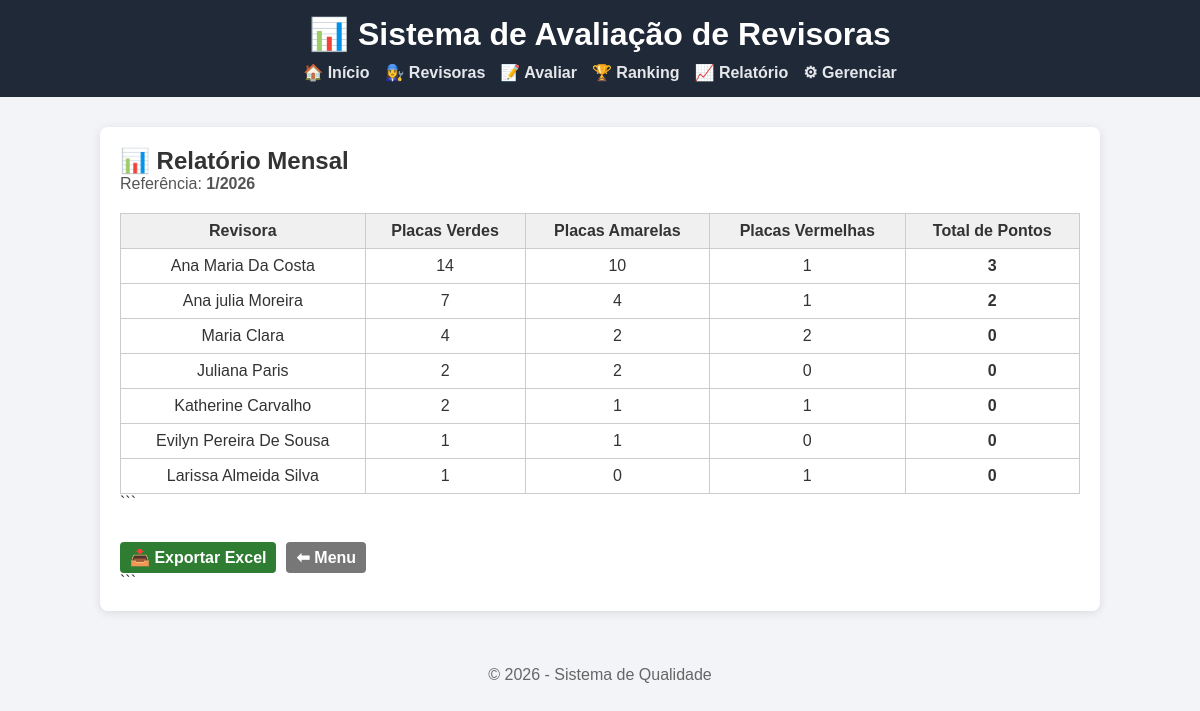
The app's page /relatorio with its own data.
### tables this page shows
CREATE TABLE revisoras (
        id INTEGER PRIMARY KEY AUTOINCREMENT,
        nome TEXT UNIQUE,
        ativa INTEGER
    );

### app.py (the view)
@app.route("/relatorio", methods=["GET", "POST"])
def relatorio():
    hoje = datetime.today()
    mes = hoje.month
    ano = hoje.year
    dados = relatorio_mensal(mes, ano)
    return render_template("relatorio.html", dados=dados, mes=mes, ano=ano, datetime=datetime)

### db.py (called while the page is built)
def conectar():
    return sqlite3.connect(DB_PATH)

### regras.py (called while the page is built)
def relatorio_mensal(mes, ano):
    conexao = conectar()
    cursor = conexao.cursor()
    cursor.execute("""
        SELECT
            r.nome,
            COUNT(a.id) AS total_avaliacoes,
            SUM(CASE WHEN a.placa = 'verde' THEN 1 ELSE 0 END) AS verdes,
            SUM(CASE WHEN a.placa = 'amarela' THEN 1 ELSE 0 END) AS amarelas,
            SUM(CASE WHEN a.placa = 'vermelha' THEN 1 ELSE 0 END) AS vermelhas,
            SUM(a.pontos) AS total_pontos
        FROM avaliacoes a
        JOIN revisoras r ON r.id = a.revisora_id
        WHERE strftime('%m', a.data_avaliacao) = ?
          AND strftime('%Y', a.data_avaliacao) = ?
        GROUP BY r.nome
        ORDER BY total_pontos DESC
    """, (f"{mes:02d}", str(ano)))
    dados = cursor.fetchall()
    conexao.close()
    return dados

### templates/relatorio.html (shortened to what this page needs)
{% extends "base.html" %}
{% block content %}
<h2>📊 Relatório Mensal</h2>
<p class="subtitulo">
    Referência: <strong>{{ mes }}/{{ ano }}</strong>
</p>
{% if dados %} <table class="tabela"> <thead> <tr> <th>Revisora</th> <th>Placas Verdes</th> <th>Placas Amarelas</th> <th>Placas Vermelhas</th> <th>Total de Pontos</th> </tr> </thead> <tbody>
{% for linha in dados %} <tr> <td>{{ linha[0] }}</td> <td>{{ linha[1] }}</td> <td>{{ linha[2] }}</td> <td>{{ linha[3] }}</td> <td><strong>{{ linha[4] }}</strong></td> </tr>
{% endfor %} </tbody> </table>
```
<div class="acoes">
    <a href="{{ url_for('exportar_relatorio') }}" class="btn success">
        📥 Exportar Excel
    </a>
    <a href="{{ url_for('index') }}" class="btn secondary">
        ⬅ Menu
    </a>
</div>
```
{% else %} <p class="alert">Nenhum dado encontrado para este mês.</p> <a href="{{ url_for('index') }}" class="btn">⬅ Voltar</a>
{% endif %}
{% endblock %}

### static/style.css (style rules this page uses)
* { margin: 0; padding: 0; box-sizing: border-box; font-family: Arial, Helvetica, sans-serif; }
body { background-color: #f2f4f8; color: #333; }
table { width: 100%; border-collapse: collapse; margin-top: 15px; }
table th, table td { border: 1px solid #ddd; padding: 10px; text-align: center; }
table th { background: #f1f5f9; }
.btn { display: inline-block; padding: 10px 14px; background: #0d6efd; color: white; border-radius: 6px; text-decoration: none; margin-top: 10px; }
.tabela { width: 100%; border-collapse: collapse; margin-top: 20px; }
.tabela th, .tabela td { border: 1px solid #ccc; padding: 10px; text-align: center; }
.tabela th { background-color: #f2f2f2; }
.btn { padding: 6px 10px; border-radius: 4px; text-decoration: none; font-weight: bold; color: white; }
.btn.success { background-color: #198754; }
.subtitulo { margin-bottom: 15px; color: #555; }
.tabela { width: 100%; border-collapse: collapse; margin-top: 10px; }
.tabela th, .tabela td { border: 1px solid #ccc; padding: 8px; text-align: center; }
.tabela th { background: #f0f0f0; }
.acoes { margin-top: 20px; display: flex; gap: 10px; }
.btn.secondary { background: #777; }
.btn.success { background: #2e7d32; }
.subtitulo { margin-bottom: 20px; color: #555; }
.acoes { margin-top: 20px; }

### records on screen
revisoras: nome "Ana Maria Da Costa", linha "14", linha "10", ativa "1", linha "3"
revisoras: nome "Ana julia Moreira", linha "7", linha "4", ativa "1", linha "2"
revisoras: nome "Maria Clara", linha "4", linha "2", linha "0"
revisoras: nome "Juliana Paris", id "2", linha "0"
revisoras: nome "Evilyn Pereira De Sousa", ativa "1", linha "0"
revisoras: nome "Larissa Almeida Silva", ativa "1", linha "0"

### other values on screen
{{ mes }} "1"
{{ linha[0] }} "Katherine Carvalho"
{{ linha[1] }} "2"
{{ linha[2] }} "1"
{{ linha[3] }} "1"
{{ linha[4] }} "0"
